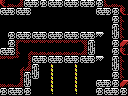

This game map was drawn from its Tiled (.tmx) file and the tilesets committed beside it. A one-line description and the full map source follow:
An orthogonal 16x12 tile map with 8x8 px tiles, 1 tile layer (Tile Layer 1) and 9 objects (2x item, 2x breakable-right, 2x door-right, big-item, door-up, ...).

<map version="1.0" orientation="orthogonal" renderorder="right-down" width="16" height="12" tilewidth="8" tileheight="8" nextobjectid="13">
 <properties>
  <property name="down" value="hole" />
  <property name="left" value="half-hole" />
 </properties>
 <tileset firstgid="1" name="tiles" tilewidth="8" tileheight="8" tilecount="256" columns="16">
  <image source="tiles.png" width="128" height="128" />
 </tileset>
 <layer name="Tile Layer 1" width="16" height="12">
  <data encoding="csv">
122,252,127,103,104,165,103,104,103,104,103,104,165,128,252,130,
103,104,103,104,1,1,1,1,1,1,1,1,103,104,165,122,
1,1,1,1,1,1,1,1,1,1,1,1,1,1,165,247,
1,1,1,1,1,1,1,1,1,1,1,1,1,1,105,247,
1,165,103,104,103,104,103,104,103,104,103,104,171,1,106,247,
1,165,126,254,254,254,254,254,254,254,125,105,1,1,165,117,
103,104,247,129,252,252,252,252,252,252,127,106,1,1,165,122,
254,254,146,251,103,104,103,104,103,104,103,104,171,1,105,247,
167,167,129,127,105,1,135,1,1,135,1,1,1,1,106,247,
167,167,251,105,106,1,135,1,1,135,1,1,1,1,165,247,
252,252,127,106,1,1,135,1,1,135,1,1,103,104,165,117,
165,103,104,165,1,1,256,1,1,256,1,1,165,103,104,165
</data>
 </layer>
 <objectgroup name="objects">
  <object id="1" type="item" x="96" y="64" width="16" height="16" />
  <object id="3" type="breakable-right" x="112" y="56" width="16" height="24" />
  <object id="4" type="breakable-right" x="112" y="16" width="16" height="24" />
  <object id="5" type="door-right" x="112" y="16" width="16" height="24" />
  <object id="6" type="door-right" x="112" y="56" width="16" height="24" />
  <object id="8" type="item" x="56" y="16" width="16" height="16" />
  <object id="9" type="big-item" x="48" y="8" width="32" height="24" />
  <object id="10" type="door-up" x="48" y="0" width="32" height="8" />
  <object id="11" type="breakable-up" x="48" y="0" width="32" height="8" />
 </objectgroup>
</map>
